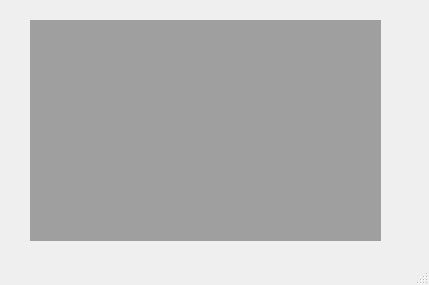
<?xml version="1.0" encoding="UTF-8"?>
<ui version="4.0">
 <class>MainWindow</class>
 <widget class="QMainWindow" name="MainWindow">
  <property name="geometry">
   <rect>
    <x>0</x>
    <y>0</y>
    <width>429</width>
    <height>285</height>
   </rect>
  </property>
  <property name="windowTitle">
   <string>MainWindow</string>
  </property>
  <widget class="QWidget" name="centralwidget">
   <widget class="QMdiArea" name="mdiArea">
    <property name="geometry">
     <rect>
      <x>30</x>
      <y>20</y>
      <width>351</width>
      <height>221</height>
     </rect>
    </property>
   </widget>
  </widget>
  <widget class="QStatusBar" name="statusbar"/>
 </widget>
 <resources/>
 <connections/>
</ui>
